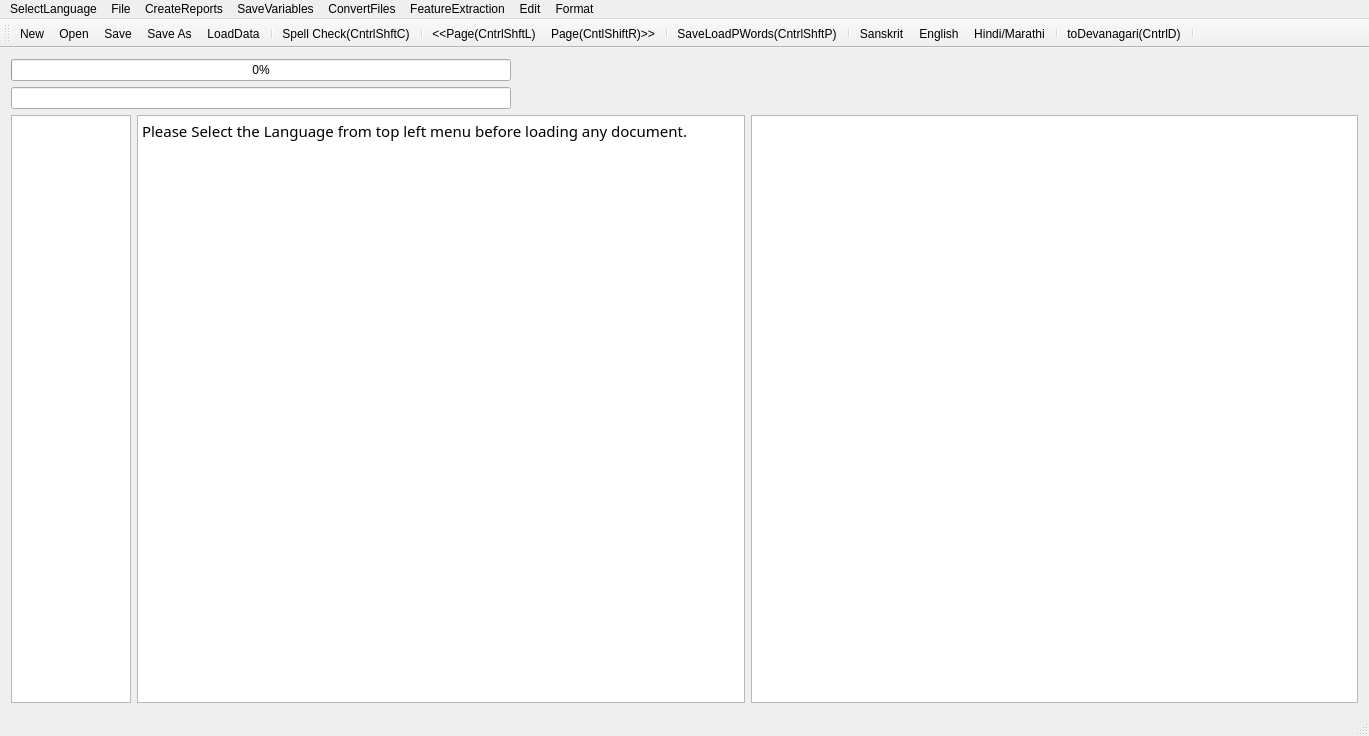
<?xml version="1.0" encoding="UTF-8"?>
<ui version="4.0">
 <class>MainWindow</class>
 <widget class="QMainWindow" name="MainWindow">
  <property name="geometry">
   <rect>
    <x>0</x>
    <y>0</y>
    <width>1369</width>
    <height>736</height>
   </rect>
  </property>
  <property name="mouseTracking">
   <bool>true</bool>
  </property>
  <property name="windowTitle">
   <string>MainWindow</string>
  </property>
  <widget class="QWidget" name="centralWidget">
   <layout class="QVBoxLayout" name="verticalLayout">
    <item>
     <widget class="QProgressBar" name="progressBar">
      <property name="maximumSize">
       <size>
        <width>500</width>
        <height>16777215</height>
       </size>
      </property>
      <property name="value">
       <number>0</number>
      </property>
      <property name="alignment">
       <set>Qt::AlignRight|Qt::AlignTrailing|Qt::AlignVCenter</set>
      </property>
     </widget>
    </item>
    <item>
     <widget class="QLineEdit" name="lineEdit">
      <property name="maximumSize">
       <size>
        <width>500</width>
        <height>16777215</height>
       </size>
      </property>
     </widget>
    </item>
    <item>
     <layout class="QHBoxLayout" name="horizontalLayout">
      <item>
       <widget class="QTextEdit" name="textEdit">
        <property name="maximumSize">
         <size>
          <width>120</width>
          <height>16777215</height>
         </size>
        </property>
        <property name="font">
         <font>
          <family>FreeSans</family>
          <italic>true</italic>
         </font>
        </property>
        <property name="sizeAdjustPolicy">
         <enum>QAbstractScrollArea::AdjustToContents</enum>
        </property>
        <property name="readOnly">
         <bool>true</bool>
        </property>
       </widget>
      </item>
      <item>
       <widget class="QTextBrowser" name="textBrowser">
        <property name="font">
         <font>
          <family>Shobhika</family>
          <pointsize>16</pointsize>
          <italic>false</italic>
         </font>
        </property>
        <property name="mouseTracking">
         <bool>true</bool>
        </property>
        <property name="sizeAdjustPolicy">
         <enum>QAbstractScrollArea::AdjustToContents</enum>
        </property>
        <property name="undoRedoEnabled">
         <bool>true</bool>
        </property>
        <property name="readOnly">
         <bool>false</bool>
        </property>
        <property name="html">
         <string>&lt;!DOCTYPE HTML PUBLIC &quot;-//W3C//DTD HTML 4.0//EN&quot; &quot;http://www.w3.org/TR/REC-html40/strict.dtd&quot;&gt;
&lt;html&gt;&lt;head&gt;&lt;meta name=&quot;qrichtext&quot; content=&quot;1&quot; /&gt;&lt;style type=&quot;text/css&quot;&gt;
p, li { white-space: pre-wrap; }
&lt;/style&gt;&lt;/head&gt;&lt;body style=&quot; font-family:'Shobhika'; font-size:16pt; font-weight:400; font-style:normal;&quot;&gt;
&lt;p style=&quot; margin-top:0px; margin-bottom:0px; margin-left:0px; margin-right:0px; -qt-block-indent:0; text-indent:0px;&quot;&gt;&lt;span style=&quot; font-family:'Ubuntu'; font-size:11pt;&quot;&gt;Please Select the Language from top left menu before loading any document.&lt;/span&gt;&lt;/p&gt;&lt;/body&gt;&lt;/html&gt;</string>
        </property>
        <property name="acceptRichText">
         <bool>true</bool>
        </property>
        <property name="textInteractionFlags">
         <set>Qt::LinksAccessibleByKeyboard|Qt::LinksAccessibleByMouse|Qt::TextBrowserInteraction|Qt::TextEditable|Qt::TextEditorInteraction|Qt::TextSelectableByKeyboard|Qt::TextSelectableByMouse</set>
        </property>
       </widget>
      </item>
      <item>
       <widget class="QGraphicsView" name="graphicsView">
        <property name="sizeAdjustPolicy">
         <enum>QAbstractScrollArea::AdjustIgnored</enum>
        </property>
        <property name="alignment">
         <set>Qt::AlignCenter</set>
        </property>
        <property name="renderHints">
         <set>QPainter::NonCosmeticDefaultPen</set>
        </property>
        <property name="dragMode">
         <enum>QGraphicsView::ScrollHandDrag</enum>
        </property>
        <property name="transformationAnchor">
         <enum>QGraphicsView::AnchorViewCenter</enum>
        </property>
        <property name="resizeAnchor">
         <enum>QGraphicsView::AnchorViewCenter</enum>
        </property>
       </widget>
      </item>
     </layout>
    </item>
   </layout>
   <zorder>lineEdit</zorder>
   <zorder>progressBar</zorder>
  </widget>
  <widget class="QMenuBar" name="menuBar">
   <property name="geometry">
    <rect>
     <x>0</x>
     <y>0</y>
     <width>1369</width>
     <height>21</height>
    </rect>
   </property>
   <widget class="QMenu" name="menuOCR_Correction_Window">
    <property name="title">
     <string>File</string>
    </property>
    <addaction name="actionNew"/>
    <addaction name="actionOpen"/>
    <addaction name="actionSave"/>
    <addaction name="actionSave_As"/>
    <addaction name="actionSpell_Check"/>
    <addaction name="actionLoad_Next_Page"/>
    <addaction name="actionLoad_Prev_Page"/>
    <addaction name="separator"/>
    <addaction name="actionLoadGDocPage"/>
    <addaction name="actionToDevanagari"/>
    <addaction name="actionLoadData"/>
    <addaction name="actionLoadDict"/>
    <addaction name="actionLoadOCRWords"/>
    <addaction name="actionLoadDomain"/>
    <addaction name="actionLoadSubPS"/>
    <addaction name="actionLoadConfusions"/>
    <addaction name="actionSugg"/>
    <addaction name="actionToSlp1"/>
   </widget>
   <widget class="QMenu" name="menuCreateReports">
    <property name="title">
     <string>CreateReports</string>
    </property>
    <addaction name="actionCreateBest2OCR"/>
    <addaction name="actionCreateSuggestionLog"/>
    <addaction name="actionCreateSuggestionLogNearestPriority"/>
    <addaction name="actionErrorDetectionRep"/>
    <addaction name="actionErrorDetectWithoutAdaptation"/>
    <addaction name="actionErrorDetectionRepUniq"/>
   </widget>
   <widget class="QMenu" name="menuSaveVariables">
    <property name="title">
     <string>SaveVariables</string>
    </property>
    <addaction name="actionCPair"/>
    <addaction name="actionPrimarySecOCRPair"/>
    <addaction name="actionCPairIEROcrVsCorrect"/>
    <addaction name="actionCPairGEROcrVsCorrect"/>
   </widget>
   <widget class="QMenu" name="menuConvertFiles">
    <property name="title">
     <string>ConvertFiles</string>
    </property>
    <addaction name="actionToSlp1_2"/>
    <addaction name="actionToDev"/>
    <addaction name="actionExtractDev"/>
    <addaction name="actionEditDistRep"/>
    <addaction name="actionConfusionFreqHist"/>
    <addaction name="actionFilterOutGT50EditDisPairs"/>
   </widget>
   <widget class="QMenu" name="menuFeatureExtraction">
    <property name="title">
     <string>FeatureExtraction</string>
    </property>
    <addaction name="actionPrepareFeatures"/>
   </widget>
   <widget class="QMenu" name="menuSelectLanguage">
    <property name="title">
     <string>SelectLanguage</string>
    </property>
    <addaction name="actionSanskrit"/>
    <addaction name="actionHindi"/>
    <addaction name="actionEnglish"/>
   </widget>
   <widget class="QMenu" name="menuEdit">
    <property name="title">
     <string>Edit</string>
    </property>
    <addaction name="actionCopy"/>
    <addaction name="actionPaste"/>
    <addaction name="actionCut"/>
    <addaction name="actionRedo"/>
    <addaction name="actionUndo"/>
    <addaction name="actionBold_2"/>
    <addaction name="actionFont_2"/>
   </widget>
   <widget class="QMenu" name="menuFormat">
    <property name="title">
     <string>Format</string>
    </property>
    <addaction name="actionSubscript_2"/>
    <addaction name="actionSuperscript"/>
   </widget>
   <addaction name="menuSelectLanguage"/>
   <addaction name="menuOCR_Correction_Window"/>
   <addaction name="menuCreateReports"/>
   <addaction name="menuSaveVariables"/>
   <addaction name="menuConvertFiles"/>
   <addaction name="menuFeatureExtraction"/>
   <addaction name="menuEdit"/>
   <addaction name="menuFormat"/>
  </widget>
  <widget class="QToolBar" name="mainToolBar">
   <attribute name="toolBarArea">
    <enum>TopToolBarArea</enum>
   </attribute>
   <attribute name="toolBarBreak">
    <bool>false</bool>
   </attribute>
   <addaction name="actionNew"/>
   <addaction name="actionOpen"/>
   <addaction name="actionSave"/>
   <addaction name="actionSave_As"/>
   <addaction name="actionLoadData"/>
   <addaction name="separator"/>
   <addaction name="actionSpell_Check"/>
   <addaction name="separator"/>
   <addaction name="actionLoad_Prev_Page"/>
   <addaction name="actionLoad_Next_Page"/>
   <addaction name="separator"/>
   <addaction name="actionLoadGDocPage"/>
   <addaction name="separator"/>
   <addaction name="actionSanskrit"/>
   <addaction name="actionEnglish"/>
   <addaction name="actionHindi"/>
   <addaction name="separator"/>
   <addaction name="actionToDevanagari"/>
   <addaction name="separator"/>
  </widget>
  <widget class="QStatusBar" name="statusBar"/>
  <action name="actionOpen">
   <property name="icon">
    <iconset>
     <normaloff>:/Images/open.png</normaloff>:/Images/open.png</iconset>
   </property>
   <property name="text">
    <string>Open</string>
   </property>
   <property name="shortcut">
    <string>Ctrl+O</string>
   </property>
  </action>
  <action name="actionSave">
   <property name="icon">
    <iconset>
     <normaloff>:/Images/save.png</normaloff>:/Images/save.png</iconset>
   </property>
   <property name="text">
    <string>Save</string>
   </property>
   <property name="shortcut">
    <string>Ctrl+S</string>
   </property>
  </action>
  <action name="actionSave_As">
   <property name="icon">
    <iconset>
     <normaloff>:/Images/save-as.png</normaloff>:/Images/save-as.png</iconset>
   </property>
   <property name="text">
    <string>Save As</string>
   </property>
   <property name="shortcut">
    <string>Ctrl+Shift+S</string>
   </property>
  </action>
  <action name="actionNew">
   <property name="icon">
    <iconset>
     <normaloff>:/Images/New.png</normaloff>:/Images/New.png</iconset>
   </property>
   <property name="text">
    <string>New</string>
   </property>
   <property name="shortcut">
    <string>Ctrl+N</string>
   </property>
  </action>
  <action name="actionSpell_Check">
   <property name="text">
    <string>Spell Check(CntrlShftC)</string>
   </property>
   <property name="shortcut">
    <string>Ctrl+Shift+C</string>
   </property>
  </action>
  <action name="actionLoad_Next_Page">
   <property name="text">
    <string>Page(CntlShiftR)&gt;&gt;</string>
   </property>
   <property name="toolTip">
    <string>Page(CntlShiftR)&gt;&gt;</string>
   </property>
   <property name="shortcut">
    <string>Ctrl+Shift+R</string>
   </property>
  </action>
  <action name="actionLoad_Prev_Page">
   <property name="text">
    <string>&lt;&lt;Page(CntrlShftL)</string>
   </property>
   <property name="toolTip">
    <string>&lt;&lt;Page(CntrlShftL)</string>
   </property>
   <property name="shortcut">
    <string>Ctrl+Shift+L</string>
   </property>
  </action>
  <action name="actionLoadGDocPage">
   <property name="text">
    <string>Save&amp;LoadPWords(CntrlShftP)</string>
   </property>
   <property name="shortcut">
    <string>Ctrl+Shift+P</string>
   </property>
  </action>
  <action name="actionToDevanagari">
   <property name="text">
    <string>toDevanagari(CntrlD)</string>
   </property>
   <property name="shortcut">
    <string>Ctrl+D</string>
   </property>
  </action>
  <action name="actionLoadData">
   <property name="text">
    <string>LoadData</string>
   </property>
  </action>
  <action name="actionLoadDict">
   <property name="text">
    <string>LoadDict</string>
   </property>
  </action>
  <action name="actionLoadOCRWords">
   <property name="text">
    <string>LoadOCRWords</string>
   </property>
  </action>
  <action name="actionLoadDomain">
   <property name="text">
    <string>LoadDomain</string>
   </property>
  </action>
  <action name="actionLoadSubPS">
   <property name="text">
    <string>LoadSubPS</string>
   </property>
  </action>
  <action name="actionLoadConfusions">
   <property name="text">
    <string>LoadConfusions</string>
   </property>
  </action>
  <action name="actionSugg">
   <property name="text">
    <string>sugg</string>
   </property>
   <property name="shortcut">
    <string>Menu</string>
   </property>
  </action>
  <action name="actionCreateBest2OCR">
   <property name="text">
    <string>CreateBest2OCR</string>
   </property>
  </action>
  <action name="actionToSlp1">
   <property name="text">
    <string>toSlp1</string>
   </property>
   <property name="shortcut">
    <string>Ctrl+G</string>
   </property>
  </action>
  <action name="actionCreateSuggestionLog">
   <property name="text">
    <string>CreateSuggestionLog</string>
   </property>
  </action>
  <action name="actionCreateSuggestionLogNearestPriority">
   <property name="text">
    <string>CreateSuggestionLogNearestPriority</string>
   </property>
  </action>
  <action name="actionErrorDetectionRep">
   <property name="text">
    <string>ErrorDetectionRep</string>
   </property>
  </action>
  <action name="actionErrorDetectWithoutAdaptation">
   <property name="text">
    <string>ErrorDetectWithoutAdaptation</string>
   </property>
  </action>
  <action name="actionCPair">
   <property name="text">
    <string>CPair</string>
   </property>
  </action>
  <action name="actionToSlp1_2">
   <property name="text">
    <string>toSlp1</string>
   </property>
  </action>
  <action name="actionToDev">
   <property name="text">
    <string>toDev</string>
   </property>
  </action>
  <action name="actionExtractDev">
   <property name="text">
    <string>ExtractDevWords</string>
   </property>
   <property name="toolTip">
    <string>ExtractDevWords</string>
   </property>
  </action>
  <action name="actionPrimarySecOCRPair">
   <property name="text">
    <string>PrimarySecOCRPairs</string>
   </property>
  </action>
  <action name="actionCPairIEROcrVsCorrect">
   <property name="text">
    <string>CPairIEROcrVsCorrect</string>
   </property>
  </action>
  <action name="actionEditDistRep">
   <property name="text">
    <string>EditDistRep</string>
   </property>
  </action>
  <action name="actionConfusionFreqHist">
   <property name="text">
    <string>ConfusionFreqHist</string>
   </property>
  </action>
  <action name="actionCPairGEROcrVsCorrect">
   <property name="text">
    <string>CPairGEROcrVsCorrect</string>
   </property>
  </action>
  <action name="actionFilterOutGT50EditDisPairs">
   <property name="text">
    <string>FilterOutGT50EditDisPairs</string>
   </property>
  </action>
  <action name="actionPrepareFeatures">
   <property name="text">
    <string>PrepareFeatures</string>
   </property>
  </action>
  <action name="actionErrorDetectionRepUniq">
   <property name="text">
    <string>ErrorSuggRepUniq</string>
   </property>
  </action>
  <action name="actionSanskrit">
   <property name="text">
    <string>Sanskrit</string>
   </property>
  </action>
  <action name="actionHindi">
   <property name="text">
    <string>Hindi/Marathi</string>
   </property>
  </action>
  <action name="actionEnglish">
   <property name="text">
    <string>English</string>
   </property>
   <property name="toolTip">
    <string>English</string>
   </property>
  </action>
  <action name="actionSubscript">
   <property name="text">
    <string>Subscript</string>
   </property>
  </action>
  <action name="actionCopy">
   <property name="icon">
    <iconset>
     <normaloff>copy.png</normaloff>copy.png</iconset>
   </property>
   <property name="text">
    <string>Copy</string>
   </property>
  </action>
  <action name="actionPaste">
   <property name="icon">
    <iconset>
     <normaloff>paste.png</normaloff>paste.png</iconset>
   </property>
   <property name="text">
    <string>Paste</string>
   </property>
  </action>
  <action name="actionCut">
   <property name="icon">
    <iconset>
     <normaloff>cut.png</normaloff>cut.png</iconset>
   </property>
   <property name="text">
    <string>Cut</string>
   </property>
  </action>
  <action name="actionRedo">
   <property name="icon">
    <iconset>
     <normaloff>redo.png</normaloff>redo.png</iconset>
   </property>
   <property name="text">
    <string>Redo</string>
   </property>
  </action>
  <action name="actionUndo">
   <property name="icon">
    <iconset>
     <normaloff>undo.png</normaloff>undo.png</iconset>
   </property>
   <property name="text">
    <string>Undo</string>
   </property>
  </action>
  <action name="actionBold_2">
   <property name="icon">
    <iconset>
     <normaloff>../../../Bold.png</normaloff>../../../Bold.png</iconset>
   </property>
   <property name="text">
    <string>Bold</string>
   </property>
  </action>
  <action name="actionFont_2">
   <property name="icon">
    <iconset>
     <normaloff>../../../Font1.png</normaloff>../../../Font1.png</iconset>
   </property>
   <property name="text">
    <string>Font</string>
   </property>
  </action>
  <action name="actionSubscript_2">
   <property name="icon">
    <iconset>
     <normaloff>../../../subscript.png</normaloff>../../../subscript.png</iconset>
   </property>
   <property name="text">
    <string>Subscript</string>
   </property>
  </action>
  <action name="actionSuperscript">
   <property name="icon">
    <iconset>
     <normaloff>../../../superscript.jpg</normaloff>../../../superscript.jpg</iconset>
   </property>
   <property name="text">
    <string>Superscript</string>
   </property>
  </action>
 </widget>
 <layoutdefault spacing="6" margin="11"/>
 <tabstops>
  <tabstop>textBrowser</tabstop>
  <tabstop>graphicsView</tabstop>
 </tabstops>
 <resources/>
 <connections/>
</ui>
